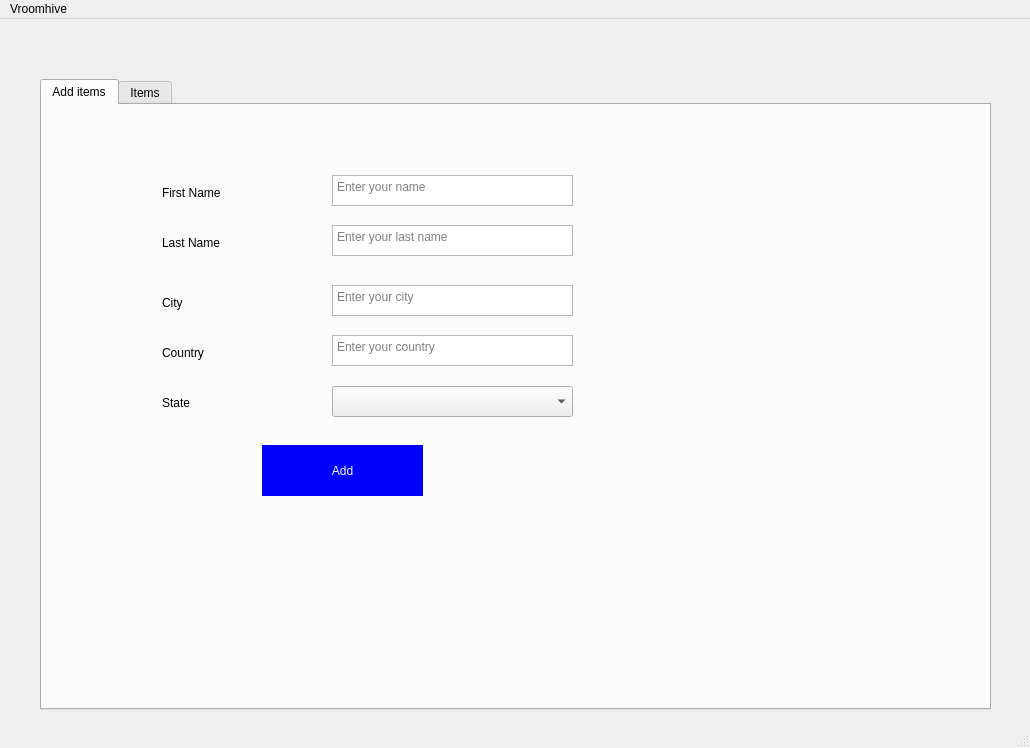
<?xml version="1.0" encoding="UTF-8"?>
<ui version="4.0">
 <class>MainWindow</class>
 <widget class="QMainWindow" name="MainWindow">
  <property name="geometry">
   <rect>
    <x>0</x>
    <y>0</y>
    <width>1030</width>
    <height>748</height>
   </rect>
  </property>
  <property name="windowTitle">
   <string>MainWindow</string>
  </property>
  <property name="styleSheet">
   <string notr="true">color: black;
font: 75 13pt &quot;Yu Gothic UI&quot;;</string>
  </property>
  <property name="dockOptions">
   <set>QMainWindow::AllowTabbedDocks|QMainWindow::AnimatedDocks</set>
  </property>
  <widget class="QWidget" name="centralwidget">
   <widget class="QTabWidget" name="additems">
    <property name="geometry">
     <rect>
      <x>40</x>
      <y>60</y>
      <width>951</width>
      <height>631</height>
     </rect>
    </property>
    <property name="styleSheet">
     <string notr="true">color: black;
font: 75 13pt &quot;MS Shell Dlg 2&quot;;</string>
    </property>
    <property name="currentIndex">
     <number>0</number>
    </property>
    <widget class="QWidget" name="tab">
     <attribute name="title">
      <string>Add items</string>
     </attribute>
     <widget class="QTextEdit" name="firstName">
      <property name="geometry">
       <rect>
        <x>290</x>
        <y>70</y>
        <width>241</width>
        <height>31</height>
       </rect>
      </property>
      <property name="placeholderText">
       <string>Enter your name</string>
      </property>
     </widget>
     <widget class="QLabel" name="label_2">
      <property name="geometry">
       <rect>
        <x>120</x>
        <y>130</y>
        <width>81</width>
        <height>16</height>
       </rect>
      </property>
      <property name="text">
       <string>Last Name</string>
      </property>
     </widget>
     <widget class="QLabel" name="label_3">
      <property name="geometry">
       <rect>
        <x>120</x>
        <y>190</y>
        <width>81</width>
        <height>16</height>
       </rect>
      </property>
      <property name="text">
       <string>City</string>
      </property>
     </widget>
     <widget class="QLabel" name="label_4">
      <property name="geometry">
       <rect>
        <x>120</x>
        <y>240</y>
        <width>81</width>
        <height>16</height>
       </rect>
      </property>
      <property name="text">
       <string>Country</string>
      </property>
     </widget>
     <widget class="QLabel" name="label_5">
      <property name="geometry">
       <rect>
        <x>120</x>
        <y>290</y>
        <width>81</width>
        <height>16</height>
       </rect>
      </property>
      <property name="text">
       <string>State</string>
      </property>
     </widget>
     <widget class="QTextEdit" name="cityName">
      <property name="geometry">
       <rect>
        <x>290</x>
        <y>180</y>
        <width>241</width>
        <height>31</height>
       </rect>
      </property>
      <property name="placeholderText">
       <string>Enter your city</string>
      </property>
     </widget>
     <widget class="QTextEdit" name="lastName">
      <property name="geometry">
       <rect>
        <x>290</x>
        <y>120</y>
        <width>241</width>
        <height>31</height>
       </rect>
      </property>
      <property name="placeholderText">
       <string>Enter your last name</string>
      </property>
     </widget>
     <widget class="QPushButton" name="addButton">
      <property name="geometry">
       <rect>
        <x>220</x>
        <y>340</y>
        <width>161</width>
        <height>51</height>
       </rect>
      </property>
      <property name="styleSheet">
       <string notr="true">background: blue;
color: white;
font: 75 14pt &quot;Arial&quot;;
border: none;</string>
      </property>
      <property name="text">
       <string>Add</string>
      </property>
      <property name="icon">
       <iconset>
        <normaloff>../../../../Downloads/Logo-final.png</normaloff>../../../../Downloads/Logo-final.png</iconset>
      </property>
      <property name="shortcut">
       <string>Ctrl+A</string>
      </property>
      <property name="checkable">
       <bool>true</bool>
      </property>
      <property name="default">
       <bool>false</bool>
      </property>
     </widget>
     <widget class="QTextEdit" name="countryName">
      <property name="geometry">
       <rect>
        <x>290</x>
        <y>230</y>
        <width>241</width>
        <height>31</height>
       </rect>
      </property>
      <property name="placeholderText">
       <string>Enter your country</string>
      </property>
     </widget>
     <widget class="QComboBox" name="stateName">
      <property name="geometry">
       <rect>
        <x>290</x>
        <y>281</y>
        <width>241</width>
        <height>31</height>
       </rect>
      </property>
      <property name="currentText">
       <string/>
      </property>
     </widget>
     <widget class="QLabel" name="label">
      <property name="geometry">
       <rect>
        <x>120</x>
        <y>80</y>
        <width>81</width>
        <height>16</height>
       </rect>
      </property>
      <property name="text">
       <string>First Name</string>
      </property>
     </widget>
    </widget>
    <widget class="QWidget" name="tab_2">
     <attribute name="title">
      <string>Items</string>
     </attribute>
     <widget class="QTableWidget" name="tableWidget">
      <property name="geometry">
       <rect>
        <x>0</x>
        <y>60</y>
        <width>941</width>
        <height>471</height>
       </rect>
      </property>
      <property name="minimumSize">
       <size>
        <width>851</width>
        <height>0</height>
       </size>
      </property>
      <column>
       <property name="text">
        <string>ID</string>
       </property>
       <property name="icon">
        <iconset theme="item"/>
       </property>
      </column>
      <column>
       <property name="text">
        <string>First Name</string>
       </property>
      </column>
      <column>
       <property name="text">
        <string>Last Name</string>
       </property>
      </column>
      <column>
       <property name="text">
        <string>City</string>
       </property>
      </column>
      <column>
       <property name="text">
        <string>Country</string>
       </property>
      </column>
     </widget>
     <widget class="QDoubleSpinBox" name="doubleSpinBox">
      <property name="geometry">
       <rect>
        <x>650</x>
        <y>0</y>
        <width>81</width>
        <height>41</height>
       </rect>
      </property>
      <property name="decimals">
       <number>0</number>
      </property>
      <property name="maximum">
       <double>1000000000000.000000000000000</double>
      </property>
      <property name="value">
       <double>0.000000000000000</double>
      </property>
     </widget>
     <widget class="QPushButton" name="pushButton">
      <property name="geometry">
       <rect>
        <x>740</x>
        <y>0</y>
        <width>201</width>
        <height>41</height>
       </rect>
      </property>
      <property name="text">
       <string>Search</string>
      </property>
     </widget>
     <widget class="QLabel" name="label_6">
      <property name="geometry">
       <rect>
        <x>10</x>
        <y>0</y>
        <width>631</width>
        <height>41</height>
       </rect>
      </property>
      <property name="text">
       <string>Search For Item In the Database</string>
      </property>
     </widget>
     <widget class="QPushButton" name="pushButton_2">
      <property name="geometry">
       <rect>
        <x>780</x>
        <y>540</y>
        <width>161</width>
        <height>41</height>
       </rect>
      </property>
      <property name="text">
       <string>GetData</string>
      </property>
     </widget>
    </widget>
   </widget>
  </widget>
  <widget class="QMenuBar" name="menubar">
   <property name="geometry">
    <rect>
     <x>0</x>
     <y>0</y>
     <width>1030</width>
     <height>36</height>
    </rect>
   </property>
   <widget class="QMenu" name="menuVroomhive">
    <property name="title">
     <string>Vroomhive</string>
    </property>
   </widget>
   <addaction name="menuVroomhive"/>
  </widget>
  <widget class="QStatusBar" name="statusbar"/>
 </widget>
 <resources/>
 <connections/>
</ui>
